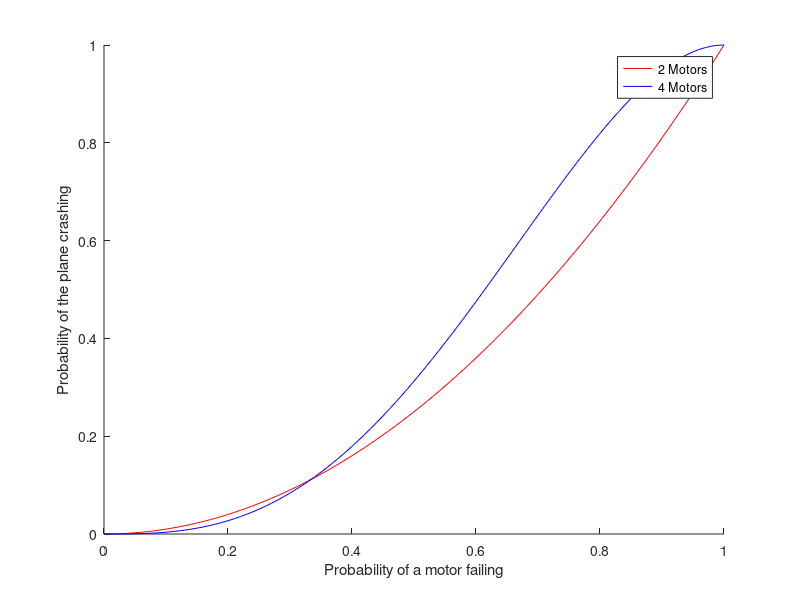

MATLAB code to generate this figure:
X = 0:0.01:1;

P_2 = arrayfun(@(p)(p^2), X);
P_4 = arrayfun(@(p)(4 * p^3 - 3 * p^4), X);

figure; hold;
P_2Plot = plot(X, P_2, 'r');
P_4Plot = plot(X, P_4, 'b');
legend('2 Motors', '4 Motors');
xlabel('Probability of a motor failing');
ylabel('Probability of the plane crashing');
